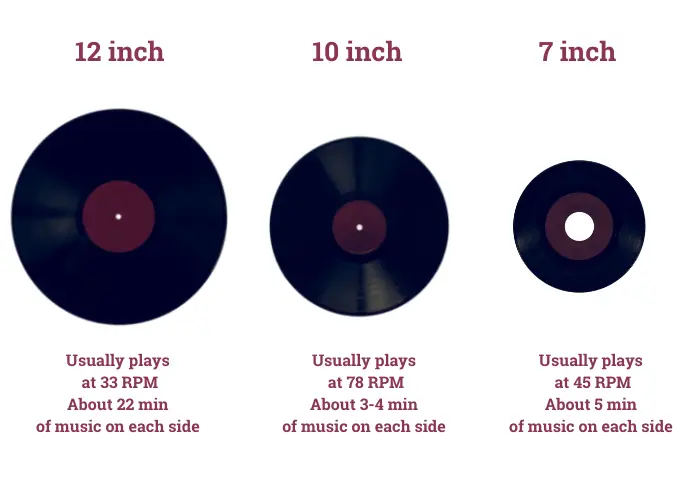
#> input picture report/images/33vs45.jpg, 700 x 500 px; its folder holds only this picture in this run
$ python -i centreLabelHandler.py   (imports and definitions only)
#> lines starting #> are read from the running program, lines starting #| are printed output that depends on the picture
"""Handler class for the centre labels."""
import os
from typing import Any, Final

from fastapi import HTTPException

import cv2
import numpy as np

from app.utils.discogsAPI import DiscogsAPI

def detectCircle(imagePath: str) -> np.ndarray[Any, np.dtype[np.integer[Any] | np.floating[Any]]]:
    """TODO"""
#> called with imagePath = '../../../report/images/33vs45.jpg'
    image = cv2.imread(imagePath)
#> image is the input picture: shape (500, 700, 3); mean B, G, R 205, 197.5, 199.5

    grey = cv2.cvtColor(image, cv2.COLOR_BGR2GRAY)
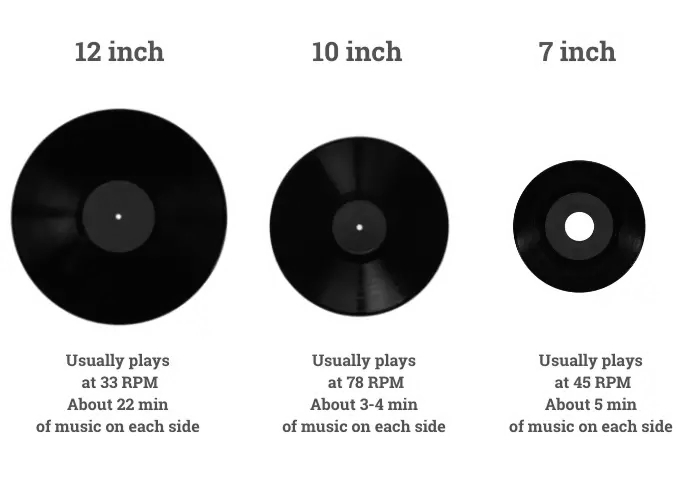
#> grey: shape (500, 700); min 2, max 255, mean 198.9
    blurred = cv2.GaussianBlur(grey, (15, 15), 0)
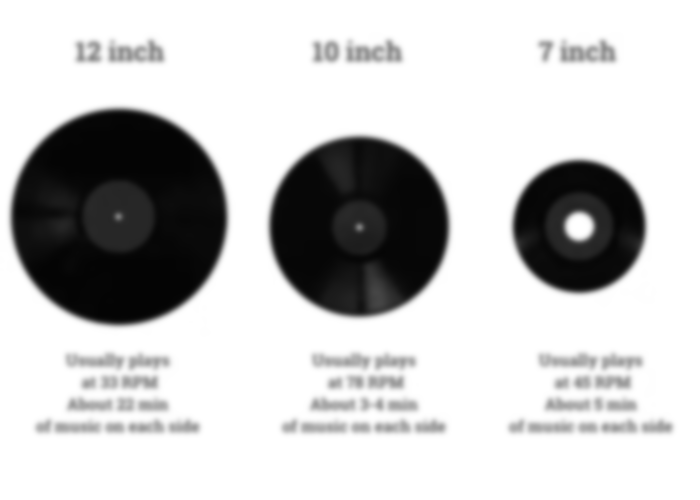
#> blurred: shape (500, 700); min 4, max 255, mean 198.9

    # Detect circles
    circles = cv2.HoughCircles(blurred, cv2.HOUGH_GRADIENT, dp=1.5, minDist=100, param1=80, param2=80, minRadius=200, maxRadius=0)
#> circles = None
    return circles

# [26 lines left out: functions cropLabel, processImages, not called in this run]

# [63 lines that did not run here, left out]

>>> result = detectCircle('../../../report/images/33vs45.jpg')
